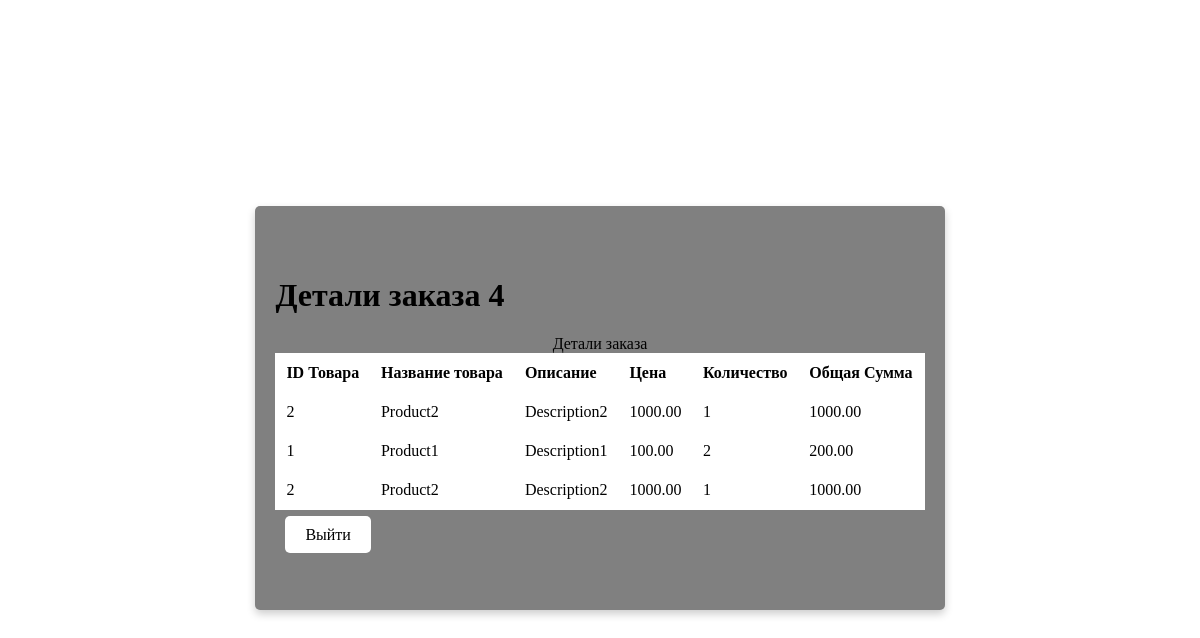
Page /order_detail/4 on the committed database.
### main/models.py (models this page shows, shortened)
class OrderDetail(models.Model):
    order = models.ForeignKey(to=Order, on_delete=models.CASCADE)
    product = models.ForeignKey(to=Products, on_delete=models.CASCADE)
    quantity = models.PositiveIntegerField(default=0, validators=[MinValueValidator(1)])
    total_amount = models.DecimalField(default=0, max_digits=12, decimal_places=2)

class Products(models.Model):
    name = models.CharField(max_length=128)
    description = models.TextField(null=True, blank=True)
    price = models.DecimalField(max_digits=10, decimal_places=2)
    quantity = models.PositiveIntegerField(default=0)

### main/views.py (the view)
# urls.py: path('order_detail/<int:order_id>', order_detail, name='order_detail'),
def order_detail(request, order_id):
    order = get_object_or_404(Order, pk=order_id)
    context = {'title': 'Детали заказа ' + str(order.id),
               'order_detail': OrderDetail.objects.filter(order=order),
               'customer_id': order.customer.id,
               }
    return render(request, 'main/order_detail.html', context=context)

### main/templates/main/order_detail.html
{% extends 'main/base.html'%}
{% block content %}
<h1>{{ title }}</h1>
<table id="productTable">
    <caption>Детали заказа</caption>
    <thead>
    <tr>
        <th>ID Товара</th>
        <th>Название товара</th>
        <th>Описание</th>
        <th>Цена</th>
        <th>Количество</th>
        <th>Общая Сумма</th>
    </tr>
    </thead>
    <tbody>
    {% for detail in order_detail %}
    <tr>
        <td>{{ detail.product.id }}</td>
        <td>{{ detail.product.name }}</td>
        <td>{{ detail.product.description }}</td>
        <td>{{ detail.product.price }}</td>
        <td>{{ detail.quantity }}</td>
        <td>{{ detail.total_amount }}</td>
    </tr>
    {% endfor %}
    </tbody>
</table>
<p>
    <a href="{% url 'main:customer_order' customer_id %}" class="btn">Выйти</a>
</p>
{% endblock %}

### rows in the picture
OrderDetail: product.id "2", product.name "Product2", product.description "Description2", product.price "1000.00", quantity "1", total_amount "1000.00"
OrderDetail: product.id "1", product.name "Product1", product.description "Description1", product.price "100.00", quantity "2", total_amount "200.00"
OrderDetail: product.id "2", product.name "Product2", product.description "Description2", product.price "1000.00", quantity "1", total_amount "1000.00"

### other values in the picture
{{ title }} "Детали заказа 4"
